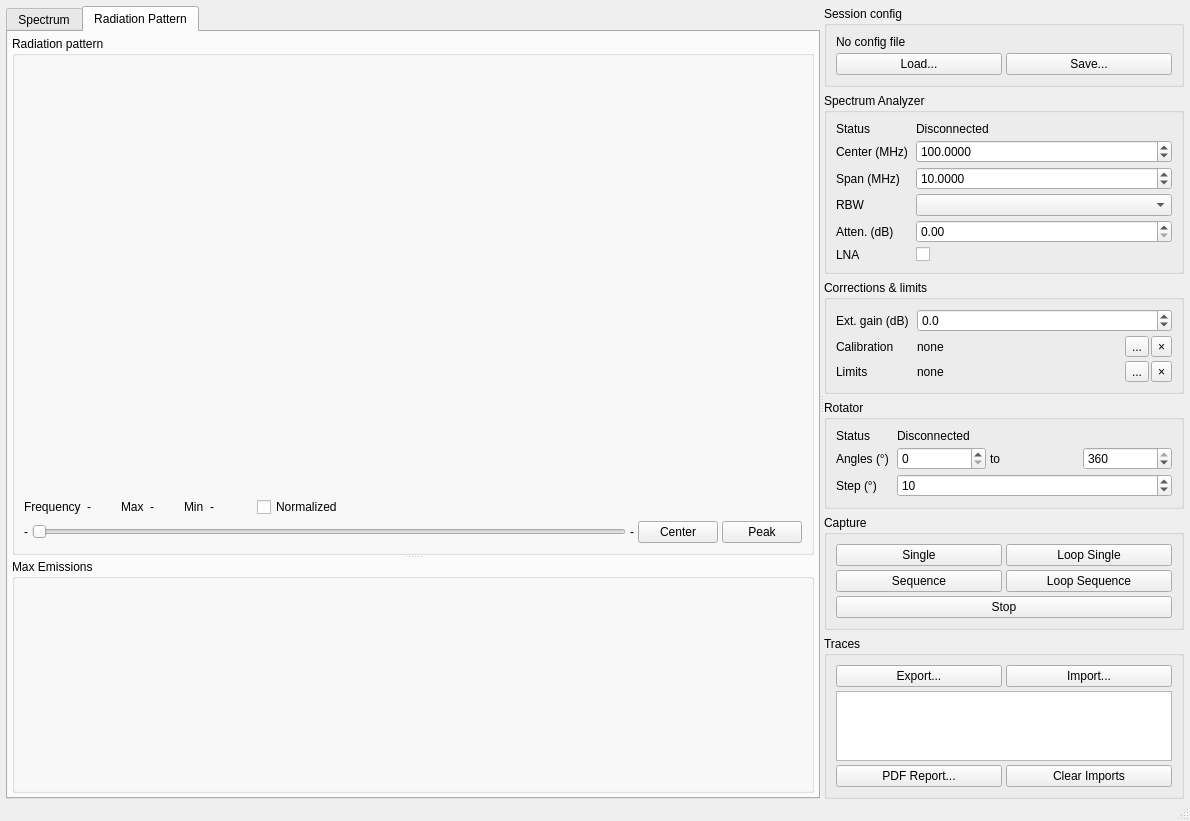
<?xml version="1.0" encoding="UTF-8"?>
<ui version="4.0">
 <class>MainWindow</class>
 <widget class="QMainWindow" name="MainWindow">
  <property name="geometry">
   <rect>
    <x>0</x>
    <y>0</y>
    <width>1190</width>
    <height>760</height>
   </rect>
  </property>
  <property name="windowTitle">
   <string>MainWindow</string>
  </property>
  <widget class="QWidget" name="centralwidget">
   <layout class="QHBoxLayout" name="horizontalLayout_main">
    <property name="leftMargin">
     <number>6</number>
    </property>
    <property name="topMargin">
     <number>6</number>
    </property>
    <property name="rightMargin">
     <number>6</number>
    </property>
    <property name="bottomMargin">
     <number>0</number>
    </property>
    <item>
     <widget class="QSplitter" name="mainSplitter">
      <property name="orientation">
       <enum>Qt::Orientation::Horizontal</enum>
      </property>
      <property name="childrenCollapsible">
       <bool>false</bool>
      </property>
      <widget class="QTabWidget" name="tabWidget">
       <property name="currentIndex">
        <number>1</number>
       </property>
       <widget class="QWidget" name="tabSpectrum">
        <attribute name="title">
         <string>Spectrum</string>
        </attribute>
        <layout class="QGridLayout" name="gridLayout_2">
         <item row="0" column="0">
          <widget class="SpectrumPlot" name="spectrumPlot" native="true"/>
         </item>
        </layout>
       </widget>
       <widget class="QWidget" name="tabRadiationPattern">
        <attribute name="title">
         <string>Radiation Pattern</string>
        </attribute>
        <layout class="QVBoxLayout" name="verticalLayout_rp">
         <property name="leftMargin">
          <number>4</number>
         </property>
         <property name="topMargin">
          <number>4</number>
         </property>
         <property name="rightMargin">
          <number>4</number>
         </property>
         <property name="bottomMargin">
          <number>4</number>
         </property>
         <item>
          <widget class="QSplitter" name="rpSplitter">
           <property name="orientation">
            <enum>Qt::Orientation::Vertical</enum>
           </property>
           <property name="childrenCollapsible">
            <bool>true</bool>
           </property>
           <property name="toolTip">
            <string>Drag to resize, drag to an edge to hide a graph, double-click to show/hide Max Emissions</string>
           </property>
           <widget class="QGroupBox" name="groupBox_4">
            <property name="title">
             <string>Radiation pattern</string>
            </property>
            <layout class="QVBoxLayout" name="verticalLayout_4">
             <property name="spacing">
              <number>4</number>
             </property>
             <item>
              <widget class="PowerPlot" name="powerPlot" native="true">
               <property name="sizePolicy">
                <sizepolicy hsizetype="Expanding" vsizetype="Expanding">
                 <horstretch>0</horstretch>
                 <verstretch>1</verstretch>
                </sizepolicy>
               </property>
              </widget>
             </item>
             <item>
              <layout class="QHBoxLayout" name="horizontalLayout_info">
               <property name="spacing">
                <number>6</number>
               </property>
               <item>
                <widget class="QLabel" name="label_5">
                 <property name="text">
                  <string>Frequency</string>
                 </property>
                </widget>
               </item>
               <item>
                <widget class="QLabel" name="lbRPFreq">
                 <property name="text">
                  <string>-</string>
                 </property>
                </widget>
               </item>
               <item>
                <spacer name="horizontalSpacer_1">
                 <property name="orientation">
                  <enum>Qt::Orientation::Horizontal</enum>
                 </property>
                 <property name="sizeType">
                  <enum>QSizePolicy::Policy::Fixed</enum>
                 </property>
                 <property name="sizeHint" stdset="0">
                  <size>
                   <width>24</width>
                   <height>10</height>
                  </size>
                 </property>
                </spacer>
               </item>
               <item>
                <widget class="QLabel" name="label_12">
                 <property name="text">
                  <string>Max</string>
                 </property>
                </widget>
               </item>
               <item>
                <widget class="QLabel" name="lbRPMax">
                 <property name="text">
                  <string>-</string>
                 </property>
                </widget>
               </item>
               <item>
                <spacer name="horizontalSpacer_2">
                 <property name="orientation">
                  <enum>Qt::Orientation::Horizontal</enum>
                 </property>
                 <property name="sizeType">
                  <enum>QSizePolicy::Policy::Fixed</enum>
                 </property>
                 <property name="sizeHint" stdset="0">
                  <size>
                   <width>24</width>
                   <height>10</height>
                  </size>
                 </property>
                </spacer>
               </item>
               <item>
                <widget class="QLabel" name="label_14">
                 <property name="text">
                  <string>Min</string>
                 </property>
                </widget>
               </item>
               <item>
                <widget class="QLabel" name="lbRPMin">
                 <property name="text">
                  <string>-</string>
                 </property>
                </widget>
               </item>
               <item>
                <widget class="QLabel" name="lbRPLimits">
                 <property name="text">
                  <string/>
                 </property>
                </widget>
               </item>
               <item>
                <spacer name="horizontalSpacer_4">
                 <property name="orientation">
                  <enum>Qt::Orientation::Horizontal</enum>
                 </property>
                 <property name="sizeType">
                  <enum>QSizePolicy::Policy::Fixed</enum>
                 </property>
                 <property name="sizeHint" stdset="0">
                  <size>
                   <width>24</width>
                   <height>10</height>
                  </size>
                 </property>
                </spacer>
               </item>
               <item>
                <widget class="QCheckBox" name="cbNormalize">
                 <property name="toolTip">
                  <string>Show each trace relative to its own maximum (0 dB)</string>
                 </property>
                 <property name="text">
                  <string>Normalized</string>
                 </property>
                </widget>
               </item>
               <item>
                <spacer name="horizontalSpacer_3">
                 <property name="orientation">
                  <enum>Qt::Orientation::Horizontal</enum>
                 </property>
                 <property name="sizeHint" stdset="0">
                  <size>
                   <width>40</width>
                   <height>10</height>
                  </size>
                 </property>
                </spacer>
               </item>
              </layout>
             </item>
             <item>
              <layout class="QHBoxLayout" name="horizontalLayout_slider">
               <item>
                <widget class="QLabel" name="lbMinFreq">
                 <property name="text">
                  <string>-</string>
                 </property>
                </widget>
               </item>
               <item>
                <widget class="QSlider" name="hsFreq">
                 <property name="orientation">
                  <enum>Qt::Orientation::Horizontal</enum>
                 </property>
                </widget>
               </item>
               <item>
                <widget class="QLabel" name="lbMaxFreq">
                 <property name="text">
                  <string>-</string>
                 </property>
                </widget>
               </item>
               <item>
                <widget class="QPushButton" name="pbFreqCenter">
                 <property name="toolTip">
                  <string>Go to the middle of the frequency range</string>
                 </property>
                 <property name="text">
                  <string>Center</string>
                 </property>
                </widget>
               </item>
               <item>
                <widget class="QPushButton" name="pbFreqPeak">
                 <property name="toolTip">
                  <string>Go to the frequency of maximum power (all visible traces, all angles)</string>
                 </property>
                 <property name="text">
                  <string>Peak</string>
                 </property>
                </widget>
               </item>
              </layout>
             </item>
            </layout>
           </widget>
           <widget class="QGroupBox" name="groupBox_5">
            <property name="title">
             <string>Max Emissions</string>
            </property>
            <layout class="QGridLayout" name="gridLayout_8">
             <item row="0" column="0">
              <widget class="SpectrumPlot" name="maxSpectrumPlot" native="true"/>
             </item>
            </layout>
           </widget>
          </widget>
         </item>
        </layout>
       </widget>
      </widget>
      <widget class="QWidget" name="controlPanel">
       <property name="minimumSize">
        <size>
         <width>230</width>
         <height>0</height>
        </size>
       </property>
       <property name="maximumSize">
        <size>
         <width>360</width>
         <height>16777215</height>
        </size>
       </property>
       <layout class="QVBoxLayout" name="verticalLayout_panel">
        <property name="spacing">
         <number>6</number>
        </property>
        <property name="leftMargin">
         <number>0</number>
        </property>
        <property name="topMargin">
         <number>0</number>
        </property>
        <property name="rightMargin">
         <number>0</number>
        </property>
        <property name="bottomMargin">
         <number>0</number>
        </property>
        <item>
         <widget class="QGroupBox" name="groupBox_session">
          <property name="title">
           <string>Session config</string>
          </property>
          <layout class="QGridLayout" name="gridLayout_session">
           <property name="spacing">
            <number>4</number>
           </property>
           <item row="0" column="0" colspan="2">
            <widget class="QLabel" name="lbConfigName">
             <property name="text">
              <string>No config file</string>
             </property>
            </widget>
           </item>
           <item row="1" column="0">
            <widget class="QPushButton" name="pbLoadConfig">
             <property name="toolTip">
              <string>Load spectrum analyzer, rotator, display and notes settings from a config file</string>
             </property>
             <property name="text">
              <string>Load...</string>
             </property>
            </widget>
           </item>
           <item row="1" column="1">
            <widget class="QPushButton" name="pbSaveConfig">
             <property name="toolTip">
              <string>Save the current settings (no measurement data) to a config file</string>
             </property>
             <property name="text">
              <string>Save...</string>
             </property>
            </widget>
           </item>
          </layout>
         </widget>
        </item>
        <item>
         <widget class="QGroupBox" name="groupBox">
          <property name="title">
           <string>Spectrum Analyzer</string>
          </property>
          <layout class="QFormLayout" name="formLayout_SA">
           <property name="horizontalSpacing">
            <number>8</number>
           </property>
           <property name="verticalSpacing">
            <number>4</number>
           </property>
           <item row="0" column="0">
            <widget class="QLabel" name="label_8">
             <property name="text">
              <string>Status</string>
             </property>
            </widget>
           </item>
           <item row="0" column="1">
            <widget class="QLabel" name="lbSAStatus">
             <property name="text">
              <string>Disconnected</string>
             </property>
            </widget>
           </item>
           <item row="1" column="0">
            <widget class="QLabel" name="label_7">
             <property name="text">
              <string>Center (MHz)</string>
             </property>
            </widget>
           </item>
           <item row="1" column="1">
            <widget class="QDoubleSpinBox" name="sbSACenterFreq">
             <property name="decimals">
              <number>4</number>
             </property>
             <property name="minimum">
              <double>0.000000000000000</double>
             </property>
             <property name="maximum">
              <double>10000.000000000000000</double>
             </property>
             <property name="value">
              <double>100.000000000000000</double>
             </property>
            </widget>
           </item>
           <item row="2" column="0">
            <widget class="QLabel" name="label_9">
             <property name="text">
              <string>Span (MHz)</string>
             </property>
            </widget>
           </item>
           <item row="2" column="1">
            <widget class="QDoubleSpinBox" name="sbSASpan">
             <property name="decimals">
              <number>4</number>
             </property>
             <property name="maximum">
              <double>10000.000000000000000</double>
             </property>
             <property name="value">
              <double>10.000000000000000</double>
             </property>
            </widget>
           </item>
           <item row="3" column="0">
            <widget class="QLabel" name="label_13">
             <property name="text">
              <string>RBW</string>
             </property>
            </widget>
           </item>
           <item row="3" column="1">
            <widget class="QComboBox" name="cbRBW"/>
           </item>
           <item row="4" column="0">
            <widget class="QLabel" name="label_10">
             <property name="text">
              <string>Atten. (dB)</string>
             </property>
            </widget>
           </item>
           <item row="4" column="1">
            <widget class="QDoubleSpinBox" name="sbSAAtt"/>
           </item>
           <item row="5" column="0">
            <widget class="QLabel" name="label_11">
             <property name="text">
              <string>LNA</string>
             </property>
            </widget>
           </item>
           <item row="5" column="1">
            <widget class="QCheckBox" name="sbSALNA">
             <property name="text">
              <string/>
             </property>
            </widget>
           </item>
          </layout>
         </widget>
        </item>
        <item>
         <widget class="QGroupBox" name="groupBox_corrections">
          <property name="title">
           <string>Corrections &amp;&amp; limits</string>
          </property>
          <layout class="QFormLayout" name="formLayout_corrections">
           <property name="horizontalSpacing">
            <number>8</number>
           </property>
           <property name="verticalSpacing">
            <number>4</number>
           </property>
           <item row="0" column="0">
            <widget class="QLabel" name="label_extgain">
             <property name="text">
              <string>Ext. gain (dB)</string>
             </property>
            </widget>
           </item>
           <item row="0" column="1">
            <widget class="QDoubleSpinBox" name="sbExtGain">
             <property name="toolTip">
              <string>Gain between the antenna and the tinySA: + for a preamplifier, - for an attenuator or cable loss. Removed from every new sweep.</string>
             </property>
             <property name="decimals">
              <number>1</number>
             </property>
             <property name="minimum">
              <double>-100.000000000000000</double>
             </property>
             <property name="maximum">
              <double>100.000000000000000</double>
             </property>
             <property name="singleStep">
              <double>0.500000000000000</double>
             </property>
            </widget>
           </item>
           <item row="1" column="0">
            <widget class="QLabel" name="label_calibration">
             <property name="text">
              <string>Calibration</string>
             </property>
            </widget>
           </item>
           <item row="1" column="1">
            <layout class="QHBoxLayout" name="horizontalLayout_lbCalibration">
             <property name="spacing">
              <number>2</number>
             </property>
             <item>
              <widget class="QLabel" name="lbCalibration">
               <property name="sizePolicy">
                <sizepolicy hsizetype="Ignored" vsizetype="Preferred">
                 <horstretch>1</horstretch>
                 <verstretch>0</verstretch>
                </sizepolicy>
               </property>
               <property name="text">
                <string>none</string>
               </property>
              </widget>
             </item>
             <item>
              <widget class="QToolButton" name="pbLoadCalibration">
               <property name="toolTip">
                <string>Load a setup calibration file (correction vs frequency, e.g. antenna factor + cable loss)</string>
               </property>
               <property name="text">
                <string>...</string>
               </property>
              </widget>
             </item>
             <item>
              <widget class="QToolButton" name="pbClearCalibration">
               <property name="toolTip">
                <string>Remove the calibration (levels in dBm)</string>
               </property>
               <property name="text">
                <string>×</string>
               </property>
              </widget>
             </item>
            </layout>
           </item>
           <item row="2" column="0">
            <widget class="QLabel" name="label_limits">
             <property name="text">
              <string>Limits</string>
             </property>
            </widget>
           </item>
           <item row="2" column="1">
            <layout class="QHBoxLayout" name="horizontalLayout_lbLimits">
             <property name="spacing">
              <number>2</number>
             </property>
             <item>
              <widget class="QLabel" name="lbLimits">
               <property name="sizePolicy">
                <sizepolicy hsizetype="Ignored" vsizetype="Preferred">
                 <horstretch>1</horstretch>
                 <verstretch>0</verstretch>
                </sizepolicy>
               </property>
               <property name="text">
                <string>none</string>
               </property>
              </widget>
             </item>
             <item>
              <widget class="QToolButton" name="pbLoadLimits">
               <property name="toolTip">
                <string>Load an EMC limits file (one or several limit lines)</string>
               </property>
               <property name="text">
                <string>...</string>
               </property>
              </widget>
             </item>
             <item>
              <widget class="QToolButton" name="pbClearLimits">
               <property name="toolTip">
                <string>Remove the limits</string>
               </property>
               <property name="text">
                <string>×</string>
               </property>
              </widget>
             </item>
            </layout>
           </item>
          </layout>
         </widget>
        </item>
        <item>
         <widget class="QGroupBox" name="groupBox_2">
          <property name="title">
           <string>Rotator</string>
          </property>
          <layout class="QFormLayout" name="formLayout_rotator">
           <property name="horizontalSpacing">
            <number>8</number>
           </property>
           <property name="verticalSpacing">
            <number>4</number>
           </property>
           <item row="0" column="0">
            <widget class="QLabel" name="label_4">
             <property name="text">
              <string>Status</string>
             </property>
            </widget>
           </item>
           <item row="0" column="1">
            <widget class="QLabel" name="lbRotatorStatus">
             <property name="text">
              <string>Disconnected</string>
             </property>
            </widget>
           </item>
           <item row="1" column="0">
            <widget class="QLabel" name="label">
             <property name="text">
              <string>Angles (°)</string>
             </property>
            </widget>
           </item>
           <item row="1" column="1">
            <layout class="QHBoxLayout" name="horizontalLayout_angles">
             <property name="spacing">
              <number>4</number>
             </property>
             <item>
              <widget class="QSpinBox" name="sbRotatorStart">
               <property name="toolTip">
                <string>Start angle</string>
               </property>
               <property name="maximum">
                <number>360</number>
               </property>
              </widget>
             </item>
             <item>
              <widget class="QLabel" name="label_2">
               <property name="text">
                <string>to</string>
               </property>
              </widget>
             </item>
             <item>
              <widget class="QSpinBox" name="sbRotatorEnd">
               <property name="toolTip">
                <string>End angle</string>
               </property>
               <property name="maximum">
                <number>360</number>
               </property>
               <property name="value">
                <number>360</number>
               </property>
              </widget>
             </item>
            </layout>
           </item>
           <item row="2" column="0">
            <widget class="QLabel" name="label_3">
             <property name="text">
              <string>Step (°)</string>
             </property>
            </widget>
           </item>
           <item row="2" column="1">
            <widget class="QSpinBox" name="sbRotatorStep">
             <property name="maximum">
              <number>360</number>
             </property>
             <property name="value">
              <number>10</number>
             </property>
            </widget>
           </item>
          </layout>
         </widget>
        </item>
        <item>
         <widget class="QGroupBox" name="groupBox_3">
          <property name="title">
           <string>Capture</string>
          </property>
          <layout class="QGridLayout" name="gridLayout_4">
           <property name="spacing">
            <number>4</number>
           </property>
           <item row="0" column="0">
            <widget class="QPushButton" name="pbSingleCapture">
             <property name="text">
              <string>Single</string>
             </property>
            </widget>
           </item>
           <item row="0" column="1">
            <widget class="QPushButton" name="pbLoopSingleCapture">
             <property name="toolTip">
              <string>Sweep continuously until Stop. Spectrum analyzer settings changes are applied on the fly.</string>
             </property>
             <property name="text">
              <string>Loop Single</string>
             </property>
            </widget>
           </item>
           <item row="1" column="0">
            <widget class="QPushButton" name="pbSequenceCapture">
             <property name="text">
              <string>Sequence</string>
             </property>
            </widget>
           </item>
           <item row="1" column="1">
            <widget class="QPushButton" name="pbLoopSequenceCapture">
             <property name="toolTip">
              <string>Repeat the sequence until Stop, alternating the rotation direction. Each pass replaces the live data.</string>
             </property>
             <property name="text">
              <string>Loop Sequence</string>
             </property>
            </widget>
           </item>
           <item row="2" column="0" colspan="2">
            <widget class="QPushButton" name="pbStopCapture">
             <property name="text">
              <string>Stop</string>
             </property>
            </widget>
           </item>
          </layout>
         </widget>
        </item>
        <item>
         <widget class="QGroupBox" name="groupBox_6">
          <property name="title">
           <string>Traces</string>
          </property>
          <layout class="QGridLayout" name="gridLayout_traces">
           <property name="spacing">
            <number>4</number>
           </property>
           <item row="0" column="0">
            <widget class="QPushButton" name="pbExportData">
             <property name="toolTip">
              <string>Save the last sequence capture (all spectra vs angle) to a CSV file</string>
             </property>
             <property name="text">
              <string>Export...</string>
             </property>
            </widget>
           </item>
           <item row="0" column="1">
            <widget class="QPushButton" name="pbImportData">
             <property name="toolTip">
              <string>Load one or several CSV files and overlay their radiation patterns</string>
             </property>
             <property name="text">
              <string>Import...</string>
             </property>
            </widget>
           </item>
           <item row="1" column="0" colspan="2">
            <widget class="QListWidget" name="lwImports">
             <property name="toolTip">
              <string>Checkbox: show/hide. Double-click: analysis, rotation, gain, color and metadata.</string>
             </property>
             <property name="textElideMode">
              <enum>Qt::TextElideMode::ElideMiddle</enum>
             </property>
            </widget>
           </item>
           <item row="2" column="0">
            <widget class="QPushButton" name="pbExportPdf">
             <property name="toolTip">
              <string>Create a PDF report: radiation pattern, traces analysis, max emissions, metadata</string>
             </property>
             <property name="text">
              <string>PDF Report...</string>
             </property>
            </widget>
           </item>
           <item row="2" column="1">
            <widget class="QPushButton" name="pbClearImports">
             <property name="text">
              <string>Clear Imports</string>
             </property>
            </widget>
           </item>
          </layout>
         </widget>
        </item>
       </layout>
      </widget>
     </widget>
    </item>
   </layout>
  </widget>
  <widget class="QStatusBar" name="statusbar"/>
 </widget>
 <customwidgets>
  <customwidget>
   <class>SpectrumPlot</class>
   <extends>QWidget</extends>
   <header location="global">src/SpectrumPlot/spectrumplot.h</header>
   <container>1</container>
  </customwidget>
  <customwidget>
   <class>PowerPlot</class>
   <extends>QWidget</extends>
   <header>src/PowerPlot/powerplot.h</header>
   <container>1</container>
  </customwidget>
 </customwidgets>
 <resources/>
 <connections/>
</ui>
